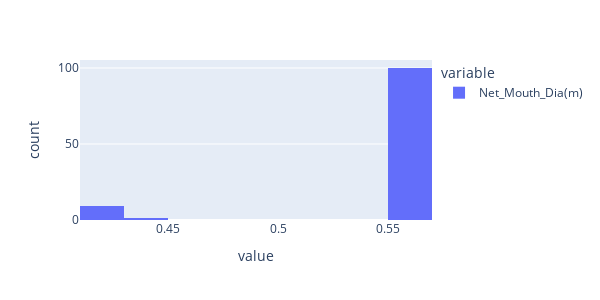

This figure's notebook cell:
### Markdown cell above
Sometimes the net mouth diameter is different.

### Code cell
fig = data["Net_Mouth_Dia(m)"].plot(kind="hist")
fig.update_layout(width=600, height=300)

### Figure 1 — Plotly figure (JSON) as saved in the notebook; plotly's stock layout.template omitted (floating-point values rounded to 4 significant figures)
{"data": [{"alignmentgroup": "True", "bingroup": "x", "hovertemplate": "variable=Net_Mouth_Dia(m)<br>value=%{x}<br>count=%{y}<extra></extra>", "legendgroup": "Net_Mouth_Dia(m)", "marker": {"color": "#636efa", "pattern": {"shape": ""}}, "name": "Net_Mouth_Dia(m)", "offsetgroup": "Net_Mouth_Dia(m)", "orientation": "v", "showlegend": true, "type": "histogram", "x": [0.56, 0.56, 0.56, 0.56, 0.56, 0.44, 0.56, 0.56, 0.56, 0.42, 0.56, 0.56, 0.42, 0.56, 0.56, 0.56, 0.56, 0.42, 0.56, 0.56, 0.42, 0.56, 0.56, 0.56, 0.56, 0.42, 0.56, 0.56, 0.56, 0.56, 0.56, 0.42, 0.56, 0.56, 0.42, 0.56, 0.56, 0.56, 0.56, 0.42, 0.56, 0.56, 0.56, 0.56, 0.42, 0.56, 0.56, 0.56, 0.56, 0.56, 0.56, 0.56, 0.56, 0.56, 0.56, 0.56, 0.56, 0.56, 0.56, 0.56, 0.56, 0.56, 0.56, 0.56, 0.56, 0.56, 0.56, 0.56, 0.56, 0.56, 0.56, 0.56, 0.56, 0.56, 0.56, 0.56, 0.56, 0.56, 0.56, 0.56, 0.56, 0.56, 0.56, 0.56, 0.56, 0.56, 0.56, 0.56, 0.56, 0.56, 0.56, 0.56, 0.56, 0.56, 0.56, 0.56, 0.56, 0.56, 0.56, 0.56, 0.56, 0.56, 0.56, 0.56, 0.56, 0.56, 0.56, 0.56, 0.56, 0.56], "xaxis": "x", "yaxis": "y"}], "layout": {"barmode": "relative", "height": 300, "legend": {"title": {"text": "variable"}, "tracegroupgap": 0}, "margin": {"t": 60}, "width": 600, "xaxis": {"anchor": "y", "domain": [0, 1], "title": {"text": "value"}}, "yaxis": {"anchor": "x", "domain": [0, 1], "title": {"text": "count"}}}}
